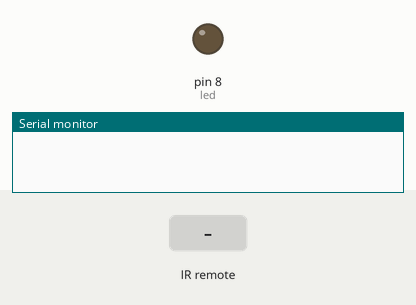
A sketch run on a simulated Arduino Uno, built with avr-gcc and run on an emulated ATmega328P. On the bench: output pins drawn as LEDs (lit = HIGH), the last lines printed to the serial monitor. The inputs (shaded band) are chosen by the test bench.

Above: at 1.2 s.
1.3 s: infrared code 0xFF30CF received
At 1.8 s:
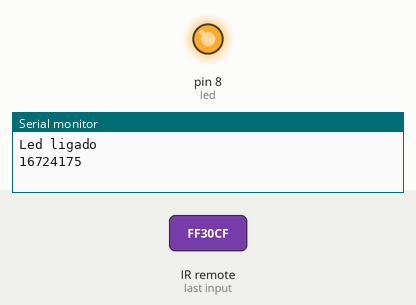
2.8 s: infrared code 0xFF6897 received
At 4.2 s:
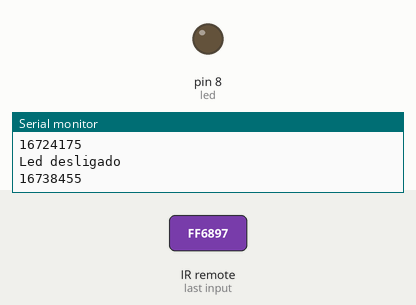
Timing chart, 0 to 5.8 s (numbered marks = the images above; inputs shaded):
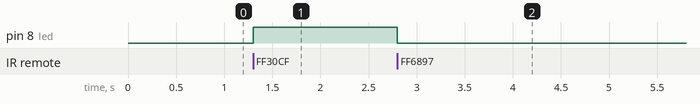

Measured:
- after the input at 1.3 s, pin 8 (led): LOW → HIGH at once
- after the input at 2.8 s, pin 8 (led): HIGH → LOW at once

The sketch:

IRControl.ino
```cpp
#include <IRremote.h>
#include <IRremoteInt.h>

#define IRControl 7
#define led 8

IRrecv irrecv(IRControl);
decode_results results;
void setup()
{
    Serial.begin(9600);
    pinMode(led, OUTPUT);
    irrecv.enableIRIn();
}

void loop()
{
    if (irrecv.decode(&results))
    {

        switch (results.value)
        {

        case 0xFF30CF: //1
            digitalWrite(led, HIGH);
            Serial.println("Led ligado");

            break;

        case 0xFF6897: //0
            digitalWrite(led, LOW);
            Serial.println("Led desligado");
            break;
        }
        Serial.println(results.value);
        irrecv.resume();
    }
}
```
